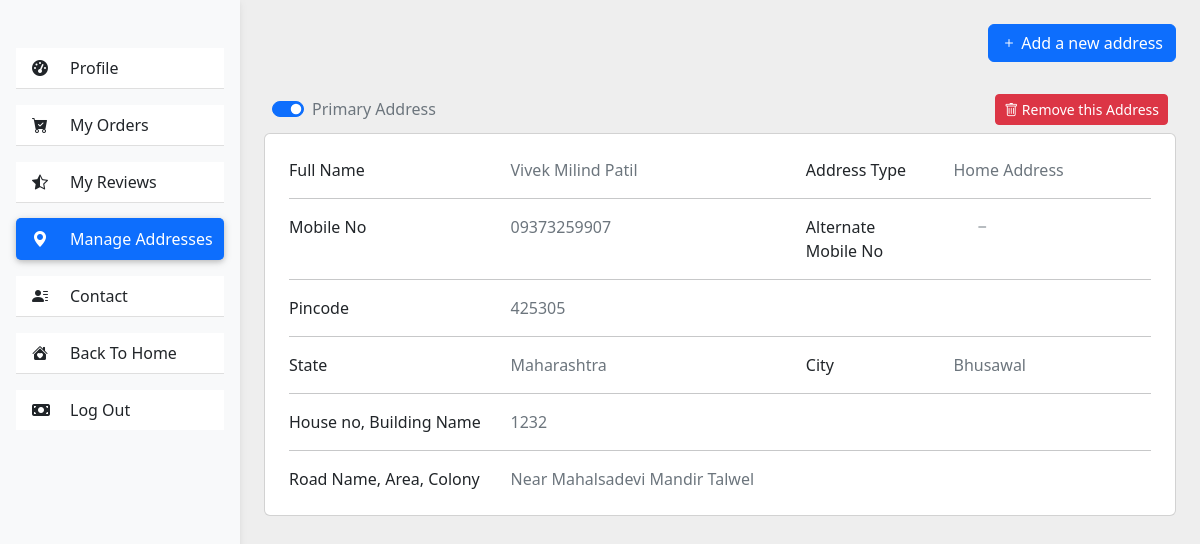
Screenshot of /profile/myaddresses (signed in) with the database file from the repository.
### UserProfile/models.py (models this page shows, shortened)
class Address(models.Model):
    user = models.ForeignKey(model.User, on_delete=models.SET_DEFAULT, default=None)
    full_name = models.CharField(max_length=500)
    phone_number = models.CharField(max_length=20)
    alternate_phone_number = models.CharField(max_length=20)
    pincode = models.CharField(max_length=20)
    state = models.CharField(max_length=50)
    city = models.CharField(max_length=50)
    house_no = models.CharField(max_length=200)
    area = models.CharField(max_length=500)
    home_work_address = models.BooleanField(default=True)
    default_address = models.BooleanField(default=False)

### UserProfile/views.py (the view)
# urls.py: path("myaddresses", views.address, name="addresses"),
def address(request):
    address = Address.objects.filter(user=request.user)
    return render(request, "UserProfile/address.html", {"address": address})

### templates/UserProfile/address.html (shortened to what this page needs)
{% extends 'UserProfile/base.html' %}
{% block myaddressesactive %}active{%endblock myaddressesactive %}
{% block body %}
<div class="container my-3">
    <div class="row">
        <div class="col-12 center">
            <a href="myaddresses/addAddress" class="btn btn-primary btn-md btn-block float-end">
                <i class="bi bi-plus"> </i> Add a new address
            </a>
        </div>
    </div>
    {% for address in address %}
    <div>
        <div class="mt-4 ms-2 row align-items-center">
            <div class="form-check form-switch col">
                <form action="{%url 'defaultAddressChanged'%}" class='default_address_form' method="post">
                    <input class="form-check-input radio" type="radio" id="SwitchCheck" value="{{address.id}}" name="check" {% if address.default_address %} checked {% endif %} />
                    <p class="text-muted mb-1 d-none d-sm-inline">Primary Address</p>
                </form>
            </div>
            <div class="col">
                <button type="button" class="btn btn-danger btn-sm btn-block float-end m-2" data-bs-toggle="modal"
                    data-bs-target="#deleteAddressModal">
                    <i class="bi bi-trash"></i>
                    <p class="m-0 d-none d-md-inline">Remove this Address</p>
                </button>
            </div>
        </div>
        <div class="col-lg-12 p-4 card">
            <div class="row">
                <div class="col-sm-3">
                    <p class="mb-0">Full Name</p>
                </div>
                <div class="col-sm-3">
                    <p class="text-muted mb-0">{{address.full_name}}</p>
                </div>
                <div class="col-md-1">
                </div>
                <div class="col-sm-3 col-md-2">
                    <p class="mb-0">Address Type</p>
                </div>
                <div class="col-sm-3">
                    <p class="text-muted mb-0">
                        {% if address.home_work_address %} Home Address {% else %} Work
                        Address {% endif %}
                    </p>
                </div>
            </div>
            <hr />
            <div class="row">
                <div class="col-sm-3">
                    <p class="mb-0">Mobile No</p>
                </div>
                <div class="col-sm-3">
                    <p class="text-muted mb-0">
                        {% if address.phone_number %} {{address.phone_number}} {% else %}
                        &nbsp;&nbsp;&nbsp;&nbsp;&nbsp;<i class="bi bi-dash"></i> {% endif %}
                    </p>
                </div>
                <div class="col-md-1">
                </div>
                <div class="col-sm-3 col-md-2">
                    <p class="mb-0">Alternate Mobile No</p>
                </div>
                <div class="col-sm-3">
                    <p class="text-muted mb-0">
                        {% if address.alternate_phone_number %}
                        {{address.alternate_phone_number}} {% else %}
                        &nbsp;&nbsp;&nbsp;&nbsp;&nbsp;<i class="bi bi-dash"></i> {% endif %}
                    </p>
                </div>
            </div>
            <hr />
            <div class="row">
                <div class="col-sm-3">
                    <p class="mb-0">Pincode</p>
                </div>
                <div class="col-sm-9">
                    <p class="text-muted mb-0">{{address.pincode}}</p>
                </div>
            </div>
            <hr />
            <div class="row">
                <div class="col-sm-3">
                    <p class="mb-0">State</p>
                </div>
                <div class="col-sm-3">
                    <p class="text-muted mb-0">{{address.state}}</p>
                </div>
                <div class="col-md-1">
                </div>
                <div class="col-sm-3 col-md-2">
                    <p class="mb-0">City</p>
                </div>
                <div class="col-sm-3">
                    <p class="text-muted mb-0">{{address.city}}</p>
                </div>
            </div>
            <hr />
            <div class="row">
                <div class="col-sm-3">
                    <p class="mb-0">House no, Building Name</p>
                </div>
                <div class="col-sm-9">
                    <p class="text-muted mb-0">{{address.house_no}}</p>
                </div>
            </div>
            <hr />
            <div class="row">
                <div class="col-sm-3">
                    <p class="mb-0">Road Name, Area, Colony</p>
                </div>
                <div class="col-sm-9">
                    <p class="text-muted mb-0">{{address.area}}</p>
                </div>
            </div>
        </div>
    </div>
    {%empty%}
    <p class="bg-primary mt-5 fs-5 text-center p-2 text-white ">You haven't added any Addresses</p>
    {% endfor %}
</div>
{% endblock body %}

### templates/UserProfile/base.html (style rules this page uses)
body { background-color: #fbfbfb; }

### templates/UserProfile/address.html (style rules this page uses)
.radio { cursor: pointer; }

### rows the page displays
Address: default_address "☑", full_name "Vivek Milind Patil", home_work_address "Home Address", phone_number "09373259907", pincode "425305", state "Maharashtra", city "Bhusawal", house_no "1232", area "Near Mahalsadevi Mandir Talwel"
